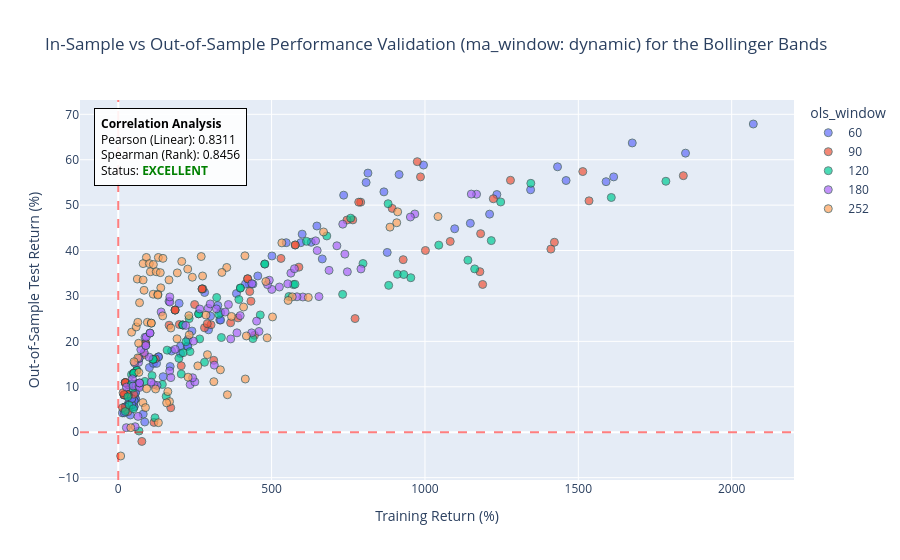

Notebook code cell kept with this figure:
### Code cell
# ==============================================================================
# 1. HYPERPARAMETER GRID FOR BOLLINGER BANDS STRATEGY
# ==============================================================================
windows_grid = config['grids']['bollinger']['ols_windows']
bollinger_param_grid = {
    'num_std': [round(x, 2) for x in np.linspace(1.0, 2.0, 15)],
    'stop_mult': config['grids']['bollinger']['stop_mult'],
    'ma_window': config['grids']['bollinger']['ma_window']
}

# ==============================================================================
# 2. INITIALIZE AND EXECUTE MODULAR BACKTEST
# ==============================================================================
backtest = PairsBacktest(
    ticker_x=ticker_x,
    ticker_y=ticker_y,
    start_date=str(start_date),
    end_date_train=str(end_date_train),
    start_date_test=str(start_date_test),
    end_date=str(end_date),
    strategy_cls=DynamicMeanReversionStrategy,
    strategy_param_grid=bollinger_param_grid,
    ols_windows_to_test=windows_grid,
    show_heatmaps=True,
    transaction_cost=t_cost,
    compounding=is_compounding,  
    target_metric=metric_to_use,
    strategy_name=strategy_name_BB
)

final_train_df, final_test_df = backtest.execute_pipeline()

if final_train_df is not None and final_test_df is not None:
    print(f"\n Evaluating In-Sample Regimes for {ticker_x} x {ticker_y}")
    evaluate_stationarity_regimes(final_train_df, strategy_name_BB, is_compounding)

    print(f"\n Evaluating Out-of-Sample Regimes for {ticker_x} x {ticker_y}")
    evaluate_stationarity_regimes(final_test_df, strategy_name_BB, is_compounding)

### Figure 1 — Plotly figure (JSON) as saved in the notebook; plotly's stock layout.template omitted (floating-point values rounded to 4 significant figures; data arrays with more than 128 entries replaced by an {"elided": "..."} marker saying what was removed)
{"data": [{"customdata": {"elided": "75x4 mixed values"}, "hovertemplate": "ols_window=%{customdata[0]}<br>Training Return (%)=%{x}<br>Out-of-Sample Test Return (%)=%{y}<br>num_std=%{customdata[1]}<br>stop_mult=%{customdata[2]}<br>ma_window=%{customdata[3]}<extra></extra>", "legendgroup": "60", "marker": {"color": "#636efa", "line": {"color": "DarkSlateGrey", "width": 1}, "opacity": 0.7, "size": 8, "symbol": "circle"}, "mode": "markers", "name": "60", "orientation": "v", "showlegend": true, "type": "scatter", "x": [81.42, 300.9, 1097.0, 1615.0, 2070.0, 86.37, 426.8, 1148.0, 1590.0, 1850.0, 146.3, 665.1, 1234.0, 1432.0, 1676.0, 173.9, 877.0, 1211.0, 1344.0, 1460.0, 198.5, 629.1, 866.2, 915.7, 995.2, 281.6, 647.6, 735.0, 808.2, 814.1, 324.7, 501.1, 547.7, 595.1, 599.6, 240.2, 385.4, 414.7, 439.0, 455.0, 203.2, 294.3, 331.0, 333.8, 333.8, 169.4, 203.1, 225.2, 227.1, 227.1, 101.6, 114.7, 124.9, 131.4, 131.4, 35.12, 55.35, 56.24, 56.24, 56.24, 39.36, 51.2, 52.06, 52.06, 52.06, 33.02, 43.43, 44.25, 44.25, 44.25, 13.34, 19.46, 22.9, 22.9, 22.9], "xaxis": "x", "y": [3.995, 25.57, 44.8, 56.22, 67.87, 2.258, 32.69, 46.0, 55.17, 61.45, 12.22, 38.16, 52.34, 58.44, 63.69, 17.89, 39.59, 48.02, 53.39, 55.42, 28.38, 41.82, 52.92, 56.74, 58.83, 30.77, 45.41, 52.2, 55.0, 57.06, 27.91, 38.81, 41.73, 41.73, 43.62, 22.28, 30.54, 32.64, 32.64, 34.4, 17.33, 22.55, 24.71, 24.71, 26.36, 14.47, 18.93, 18.93, 18.93, 20.42, 14.24, 15.16, 15.16, 16.6, 16.6, 6.711, 7.377, 7.377, 8.722, 8.722, 3.797, 5.624, 5.624, 6.946, 6.946, 6.06, 6.06, 6.06, 7.388, 7.388, 4.261, 4.261, 5.566, 5.566, 5.566], "yaxis": "y"}, {"customdata": {"elided": "75x4 mixed values"}, "hovertemplate": "ols_window=%{customdata[0]}<br>Training Return (%)=%{x}<br>Out-of-Sample Test Return (%)=%{y}<br>num_std=%{customdata[1]}<br>stop_mult=%{customdata[2]}<br>ma_window=%{customdata[3]}<extra></extra>", "legendgroup": "90", "marker": {"color": "#EF553B", "line": {"color": "DarkSlateGrey", "width": 1}, "opacity": 0.7, "size": 8, "symbol": "circle"}, "mode": "markers", "name": "90", "orientation": "v", "showlegend": true, "type": "scatter", "x": [76.97, 311.2, 1188.0, 1411.0, 1842.0, 116.4, 444.3, 1082.0, 1182.0, 1515.0, 171.2, 772.1, 1179.0, 1422.0, 1535.0, 205.4, 929.0, 1001.0, 1223.0, 1279.0, 281.3, 764.6, 893.2, 985.5, 975.0, 302.6, 589.0, 745.7, 790.5, 784.1, 366.4, 432.7, 530.6, 577.0, 577.0, 290.3, 390.5, 428.7, 421.9, 421.9, 199.2, 249.1, 276.0, 273.3, 273.3, 121.1, 165.8, 185.3, 185.3, 185.3, 50.54, 85.55, 88.95, 88.95, 88.95, 31.6, 33.4, 32.43, 32.43, 32.43, 23.57, 28.88, 28.88, 28.88, 28.88, 14.06, 19.13, 19.13, 19.13, 19.13, 15.66, 23.04, 23.04, 23.04, 23.04], "xaxis": "x", "y": [-2.023, 15.83, 32.54, 40.32, 56.49, 2.167, 21.35, 42.01, 43.72, 57.39, 5.385, 25.03, 35.35, 41.83, 50.95, 14.63, 37.99, 40.02, 51.41, 55.47, 23.0, 46.75, 49.29, 56.22, 59.57, 23.66, 36.34, 46.71, 50.66, 50.66, 24.1, 28.85, 38.27, 41.23, 41.23, 23.88, 25.17, 30.98, 33.79, 33.79, 23.73, 28.12, 31.56, 31.56, 31.56, 16.16, 23.56, 26.9, 26.9, 26.9, 8.35, 17.1, 19.61, 19.61, 19.61, 4.549, 8.149, 10.47, 10.47, 10.47, 5.008, 8.372, 8.372, 8.372, 8.372, 5.387, 8.23, 8.23, 8.23, 8.23, 8.69, 10.93, 10.93, 10.93, 10.93], "yaxis": "y"}, {"customdata": {"elided": "75x4 mixed values"}, "hovertemplate": "ols_window=%{customdata[0]}<br>Training Return (%)=%{x}<br>Out-of-Sample Test Return (%)=%{y}<br>num_std=%{customdata[1]}<br>stop_mult=%{customdata[2]}<br>ma_window=%{customdata[3]}<extra></extra>", "legendgroup": "120", "marker": {"color": "#00cc96", "line": {"color": "DarkSlateGrey", "width": 1}, "opacity": 0.7, "size": 8, "symbol": "circle"}, "mode": "markers", "name": "120", "orientation": "v", "showlegend": true, "type": "scatter", "x": [67.71, 281.3, 881.7, 1162.0, 1785.0, 119.9, 438.9, 953.9, 1140.0, 1608.0, 156.2, 571.3, 910.2, 1216.0, 1345.0, 205.4, 731.6, 930.8, 1045.0, 1247.0, 220.6, 556.5, 798.0, 758.0, 879.8, 265.4, 463.0, 576.3, 613.8, 679.9, 233.9, 327.9, 393.2, 477.7, 477.7, 197.6, 336.2, 321.0, 398.2, 398.2, 143.8, 211.4, 231.3, 262.1, 262.1, 110.3, 159.4, 210.5, 210.5, 210.5, 54.04, 86.85, 113.6, 113.6, 113.6, 35.46, 43.23, 60.3, 60.3, 60.3, 49.55, 47.62, 61.52, 61.52, 61.52, 31.2, 50.57, 50.57, 50.57, 50.57, 22.88, 44.05, 44.05, 44.05, 44.05], "xaxis": "x", "y": [0.268, 15.4, 32.34, 35.96, 55.26, 3.174, 20.61, 34.02, 37.89, 51.69, 7.903, 32.5, 34.78, 42.19, 54.81, 12.81, 30.36, 34.73, 41.2, 50.7, 19.91, 29.88, 37.15, 47.13, 50.32, 20.54, 25.82, 32.58, 42.03, 43.22, 17.75, 25.95, 29.23, 37.03, 37.03, 16.26, 20.85, 29.67, 31.75, 31.75, 10.52, 17.5, 25.02, 26.07, 26.07, 12.46, 18.07, 23.61, 23.61, 23.61, 10.03, 11.19, 16.05, 16.05, 16.05, 5.964, 12.69, 13.64, 13.64, 13.64, 5.172, 9.71, 10.63, 10.63, 10.63, 7.811, 12.99, 12.99, 12.99, 12.99, 4.56, 10.62, 10.62, 10.62, 10.62], "yaxis": "y"}, {"customdata": {"elided": "75x4 mixed values"}, "hovertemplate": "ols_window=%{customdata[0]}<br>Training Return (%)=%{x}<br>Out-of-Sample Test Return (%)=%{y}<br>num_std=%{customdata[1]}<br>stop_mult=%{customdata[2]}<br>ma_window=%{customdata[3]}<extra></extra>", "legendgroup": "180", "marker": {"color": "#ab63fa", "line": {"color": "DarkSlateGrey", "width": 1}, "opacity": 0.7, "size": 8, "symbol": "circle"}, "mode": "markers", "name": "180", "orientation": "v", "showlegend": true, "type": "scatter", "x": [26.51, 126.5, 451.2, 687.3, 1168.0, 55.05, 185.8, 601.8, 791.3, 1151.0, 64.42, 313.2, 582.7, 747.0, 966.9, 115.3, 459.0, 654.4, 738.8, 952.5, 107.3, 397.6, 552.7, 643.5, 732.0, 234.4, 434.9, 525.4, 648.6, 712.9, 249.8, 387.0, 500.6, 562.9, 574.5, 242.4, 366.7, 435.5, 486.6, 492.5, 167.8, 245.2, 348.4, 320.1, 359.2, 171.5, 219.9, 293.1, 265.9, 299.9, 100.6, 139.8, 165.5, 168.2, 168.2, 58.39, 87.15, 91.28, 103.7, 103.7, 46.16, 84.76, 73.5, 89.65, 89.65, 26.61, 66.44, 53.81, 68.13, 68.13, 48.39, 68.0, 69.68, 69.68, 69.68], "xaxis": "x", "y": [1.008, 10.31, 24.47, 35.64, 52.4, 1.215, 18.25, 29.78, 35.95, 52.44, 3.489, 14.77, 29.82, 35.32, 48.05, 10.51, 22.19, 29.86, 39.22, 47.38, 11.03, 25.68, 32.68, 42.14, 45.81, 10.49, 21.88, 31.97, 40.01, 41.05, 11.07, 21.88, 31.45, 35.03, 36.0, 11.99, 20.54, 32.71, 32.51, 33.47, 13.49, 20.06, 26.46, 27.16, 28.12, 12.02, 23.52, 27.29, 27.13, 28.25, 16.53, 26.48, 28.82, 28.65, 29.79, 10.24, 20.89, 20.92, 21.83, 21.83, 11.77, 17.54, 18.2, 19.09, 19.09, 9.944, 15.38, 15.23, 16.25, 16.25, 10.17, 10.14, 9.875, 10.85, 10.85], "yaxis": "y"}, {"customdata": {"elided": "75x4 mixed values"}, "hovertemplate": "ols_window=%{customdata[0]}<br>Training Return (%)=%{x}<br>Out-of-Sample Test Return (%)=%{y}<br>num_std=%{customdata[1]}<br>stop_mult=%{customdata[2]}<br>ma_window=%{customdata[3]}<extra></extra>", "legendgroup": "252", "marker": {"color": "#FFA15A", "line": {"color": "DarkSlateGrey", "width": 1}, "opacity": 0.7, "size": 8, "symbol": "circle"}, "mode": "markers", "name": "252", "orientation": "v", "showlegend": true, "type": "scatter", "x": [8.013, 167.2, 414.3, 485.4, 1043.0, 40.91, 227.8, 333.1, 567.4, 911.0, 80.3, 311.7, 417.7, 553.9, 908.0, 121.7, 355.9, 502.9, 619.7, 885.9, 161.7, 259.5, 408.6, 481.3, 669.3, 157.7, 290.8, 369.2, 353.7, 533.4, 131.0, 231.5, 286.2, 275.0, 413.1, 88.83, 191.7, 230.2, 241.6, 337.9, 67.33, 171.4, 165.5, 207.0, 270.6, 92.54, 145.0, 138.7, 192.6, 226.5, 66.42, 84.16, 91.7, 130.8, 145.7, 43.52, 62.15, 81.08, 101.4, 114.5, 58.56, 81.17, 104.7, 123.7, 137.1, 63.86, 69.43, 113.9, 129.3, 129.3, 51.4, 63.85, 95.13, 107.8, 107.8], "xaxis": "x", "y": [-5.234, 6.745, 11.71, 20.79, 47.49, 0.9985, 12.12, 13.74, 29.81, 48.53, 6.528, 11.13, 21.2, 29.01, 46.13, 9.525, 8.256, 25.38, 29.68, 45.16, 8.942, 14.61, 27.57, 33.19, 44.1, 6.47, 17.08, 25.49, 36.28, 41.7, 2.103, 21.43, 25.79, 34.4, 38.84, 5.417, 20.57, 25.67, 34.13, 35.18, 13.18, 22.95, 33.54, 37.61, 38.69, 9.593, 25.62, 31.79, 35.08, 35.93, 19.58, 31.25, 38.48, 38.48, 38.28, 22.02, 33.73, 37.13, 37.13, 36.93, 23.18, 33.52, 35.33, 35.33, 35.14, 16.38, 28.52, 30.39, 30.39, 30.2, 15.52, 24.2, 24.2, 24.03, 24.03], "yaxis": "y"}], "layout": {"annotations": [{"align": "left", "bgcolor": "rgba(255, 255, 255, 0.9)", "bordercolor": "black", "borderpad": 6, "borderwidth": 1, "font": {"color": "black", "size": 12}, "showarrow": false, "text": "<b>Correlation Analysis</b><br>Pearson (Linear): 0.8311<br>Spearman (Rank): 0.8456<br>Status: <span style='color:green'><b>EXCELLENT</b></span>", "x": 0.02, "xref": "paper", "y": 0.98, "yref": "paper"}], "legend": {"title": {"text": "ols_window"}, "tracegroupgap": 0}, "shapes": [{"line": {"color": "red", "dash": "dash"}, "opacity": 0.5, "type": "line", "x0": 0, "x1": 1, "xref": "x domain", "y0": 0, "y1": 0, "yref": "y"}, {"line": {"color": "red", "dash": "dash"}, "opacity": 0.5, "type": "line", "x0": 0, "x1": 0, "xref": "x", "y0": 0, "y1": 1, "yref": "y domain"}], "title": {"text": "In-Sample vs Out-of-Sample Performance Validation (ma_window: dynamic) for the Bollinger Bands"}, "xaxis": {"anchor": "y", "domain": [0, 1], "title": {"text": "Training Return (%)"}}, "yaxis": {"anchor": "x", "domain": [0, 1], "title": {"text": "Out-of-Sample Test Return (%)"}}}}
